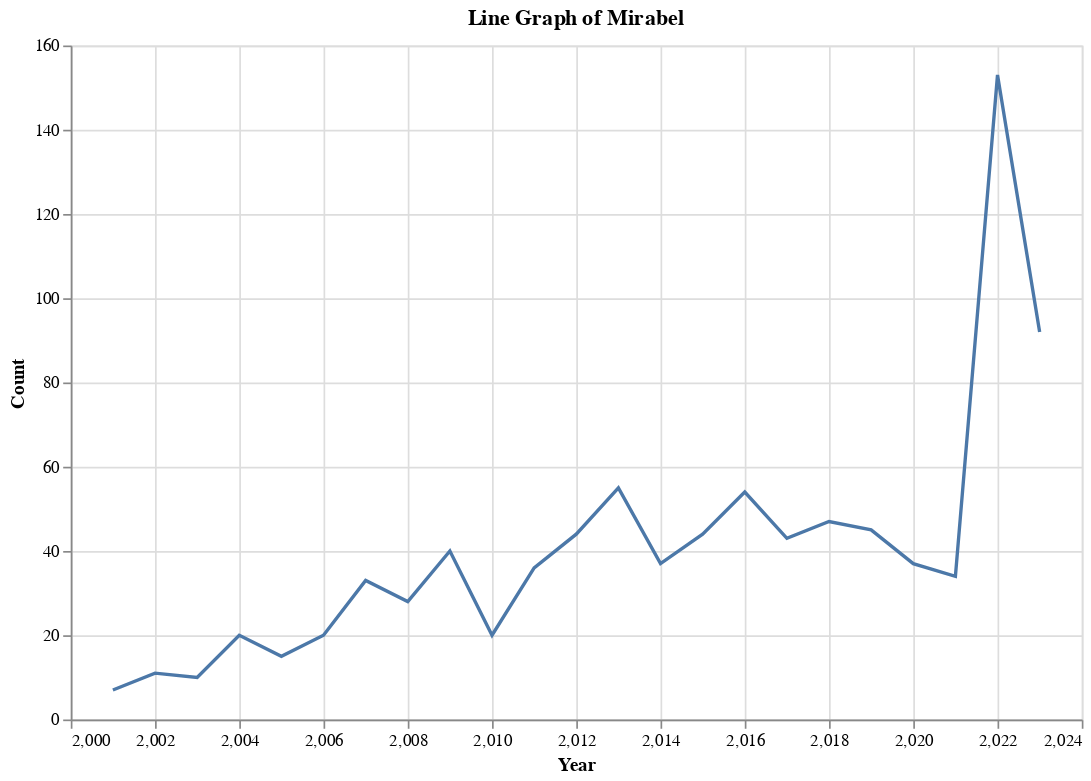

Notebook source saved alongside this figure:
### Code cell
mirabel_chart = alt.Chart(mirabel_00_df).mark_line().encode(
    x='Year',
    y='Count'
).properties(
    title='Line Graph of Mirabel',
    width=600,  
    height=400 )

mirabel_chart

### Figure 1 — Vega-Lite specification as saved in the notebook (floating-point values rounded to 4 significant figures)
{"config": {"view": {"continuousWidth": 300, "continuousHeight": 300}}, "data": {"name": "data-58f6694aba198ef8d1a878f026f137dc"}, "mark": {"type": "line"}, "encoding": {"x": {"field": "Year", "type": "quantitative"}, "y": {"field": "Count", "type": "quantitative"}}, "height": 400, "title": "Line Graph of Mirabel", "width": 600, "$schema": "https://vega.github.io/schema/vega-lite/v5.17.0.json", "datasets": {"data-58f6694aba198ef8d1a878f026f137dc": [{"Year": 2001, "Count": 7}, {"Year": 2002, "Count": 11}, {"Year": 2003, "Count": 10}, {"Year": 2004, "Count": 20}, {"Year": 2005, "Count": 15}, {"Year": 2006, "Count": 20}, {"Year": 2007, "Count": 33}, {"Year": 2008, "Count": 28}, {"Year": 2009, "Count": 40}, {"Year": 2010, "Count": 20}, {"Year": 2011, "Count": 36}, {"Year": 2012, "Count": 44}, {"Year": 2013, "Count": 55}, {"Year": 2014, "Count": 37}, {"Year": 2015, "Count": 44}, {"Year": 2016, "Count": 54}, {"Year": 2017, "Count": 43}, {"Year": 2018, "Count": 47}, {"Year": 2019, "Count": 45}, {"Year": 2020, "Count": 37}, {"Year": 2021, "Count": 34}, {"Year": 2022, "Count": 153}, {"Year": 2023, "Count": 92}]}}
